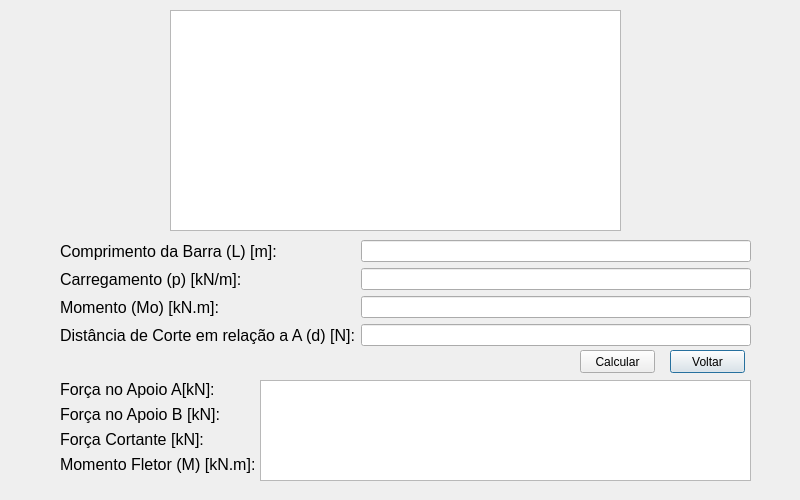
<?xml version="1.0" encoding="UTF-8"?>
<ui version="4.0">
 <class>Dialog</class>
 <widget class="QDialog" name="Dialog">
  <property name="geometry">
   <rect>
    <x>0</x>
    <y>0</y>
    <width>800</width>
    <height>500</height>
   </rect>
  </property>
  <property name="windowTitle">
   <string>Exemplo 4</string>
  </property>
  <widget class="QWidget" name="formLayoutWidget_2">
   <property name="geometry">
    <rect>
     <x>60</x>
     <y>380</y>
     <width>691</width>
     <height>102</height>
    </rect>
   </property>
   <layout class="QFormLayout" name="formLayout_4">
    <item row="2" column="0">
     <widget class="QLabel" name="label_12">
      <property name="font">
       <font>
        <pointsize>12</pointsize>
       </font>
      </property>
      <property name="text">
       <string>Força Cortante [kN]:</string>
      </property>
     </widget>
    </item>
    <item row="3" column="0">
     <widget class="QLabel" name="label_14">
      <property name="font">
       <font>
        <pointsize>12</pointsize>
       </font>
      </property>
      <property name="text">
       <string>Momento Fletor (M) [kN.m]:</string>
      </property>
     </widget>
    </item>
    <item row="3" column="1">
     <widget class="QLabel" name="label_15">
      <property name="font">
       <font>
        <pointsize>12</pointsize>
       </font>
      </property>
      <property name="text">
       <string/>
      </property>
     </widget>
    </item>
    <item row="0" column="0">
     <widget class="QLabel" name="label_16">
      <property name="font">
       <font>
        <pointsize>12</pointsize>
       </font>
      </property>
      <property name="text">
       <string>Força no Apoio A[kN]:</string>
      </property>
     </widget>
    </item>
    <item row="0" column="1">
     <widget class="QLabel" name="label_17">
      <property name="font">
       <font>
        <pointsize>12</pointsize>
       </font>
      </property>
      <property name="text">
       <string/>
      </property>
     </widget>
    </item>
    <item row="1" column="0">
     <widget class="QLabel" name="label_18">
      <property name="font">
       <font>
        <pointsize>12</pointsize>
       </font>
      </property>
      <property name="text">
       <string>Força no Apoio B [kN]:</string>
      </property>
     </widget>
    </item>
    <item row="1" column="1">
     <widget class="QLabel" name="label_19">
      <property name="font">
       <font>
        <pointsize>12</pointsize>
       </font>
      </property>
      <property name="text">
       <string/>
      </property>
     </widget>
    </item>
    <item row="2" column="1">
     <widget class="QLabel" name="label_13">
      <property name="font">
       <font>
        <pointsize>12</pointsize>
       </font>
      </property>
      <property name="text">
       <string/>
      </property>
     </widget>
    </item>
   </layout>
  </widget>
  <widget class="QWidget" name="formLayoutWidget">
   <property name="geometry">
    <rect>
     <x>60</x>
     <y>240</y>
     <width>691</width>
     <height>177</height>
    </rect>
   </property>
   <layout class="QFormLayout" name="formLayout_5">
    <item row="0" column="0">
     <widget class="QLabel" name="label_2">
      <property name="font">
       <font>
        <pointsize>12</pointsize>
       </font>
      </property>
      <property name="text">
       <string>Comprimento da Barra (L) [m]:</string>
      </property>
     </widget>
    </item>
    <item row="0" column="1">
     <widget class="QLineEdit" name="lineEdit_2"/>
    </item>
    <item row="1" column="0">
     <widget class="QLabel" name="label_20">
      <property name="font">
       <font>
        <pointsize>12</pointsize>
       </font>
      </property>
      <property name="text">
       <string>Carregamento (p) [kN/m]:</string>
      </property>
     </widget>
    </item>
    <item row="1" column="1">
     <widget class="QLineEdit" name="lineEdit_4"/>
    </item>
    <item row="2" column="0">
     <widget class="QLabel" name="label_21">
      <property name="font">
       <font>
        <pointsize>12</pointsize>
       </font>
      </property>
      <property name="text">
       <string>Momento (Mo) [kN.m]:</string>
      </property>
     </widget>
    </item>
    <item row="2" column="1">
     <widget class="QLineEdit" name="lineEdit_5"/>
    </item>
    <item row="3" column="0">
     <widget class="QLabel" name="label_22">
      <property name="font">
       <font>
        <pointsize>12</pointsize>
       </font>
      </property>
      <property name="text">
       <string>Distância de Corte em relação a A (d) [N]:</string>
      </property>
     </widget>
    </item>
    <item row="3" column="1">
     <widget class="QLineEdit" name="lineEdit_6"/>
    </item>
   </layout>
  </widget>
  <widget class="QPushButton" name="pushButton_2">
   <property name="geometry">
    <rect>
     <x>670</x>
     <y>350</y>
     <width>75</width>
     <height>23</height>
    </rect>
   </property>
   <property name="text">
    <string>Voltar</string>
   </property>
  </widget>
  <widget class="QTextBrowser" name="textBrowser">
   <property name="geometry">
    <rect>
     <x>170</x>
     <y>10</y>
     <width>451</width>
     <height>221</height>
    </rect>
   </property>
   <property name="html">
    <string>&lt;!DOCTYPE HTML PUBLIC &quot;-//W3C//DTD HTML 4.0//EN&quot; &quot;http://www.w3.org/TR/REC-html40/strict.dtd&quot;&gt;
&lt;html&gt;&lt;head&gt;&lt;meta name=&quot;qrichtext&quot; content=&quot;1&quot; /&gt;&lt;style type=&quot;text/css&quot;&gt;
p, li { white-space: pre-wrap; }
&lt;/style&gt;&lt;/head&gt;&lt;body style=&quot; font-family:'MS Shell Dlg 2'; font-size:8.25pt; font-weight:400; font-style:normal;&quot;&gt;
&lt;p align=&quot;center&quot; style=&quot; margin-top:0px; margin-bottom:0px; margin-left:0px; margin-right:0px; -qt-block-indent:0; text-indent:0px;&quot;&gt;&lt;img src=&quot;:/images/Exercício 9.jpg&quot; /&gt;&lt;/p&gt;&lt;/body&gt;&lt;/html&gt;</string>
   </property>
  </widget>
  <widget class="QPushButton" name="pushButton">
   <property name="geometry">
    <rect>
     <x>580</x>
     <y>350</y>
     <width>75</width>
     <height>23</height>
    </rect>
   </property>
   <property name="text">
    <string>Calcular</string>
   </property>
  </widget>
  <widget class="QLabel" name="label">
   <property name="geometry">
    <rect>
     <x>0</x>
     <y>0</y>
     <width>800</width>
     <height>500</height>
    </rect>
   </property>
   <property name="text">
    <string/>
   </property>
   <property name="pixmap">
    <pixmap resource="resources/resources.qrc">:/images/exercicio4.jpg</pixmap>
   </property>
  </widget>
  <widget class="QTextBrowser" name="textBrowser_2">
   <property name="geometry">
    <rect>
     <x>260</x>
     <y>380</y>
     <width>491</width>
     <height>101</height>
    </rect>
   </property>
  </widget>
  <zorder>label</zorder>
  <zorder>textBrowser_2</zorder>
  <zorder>formLayoutWidget_2</zorder>
  <zorder>formLayoutWidget</zorder>
  <zorder>pushButton_2</zorder>
  <zorder>textBrowser</zorder>
  <zorder>pushButton</zorder>
 </widget>
 <resources>
  <include location="resources/resources.qrc"/>
 </resources>
 <connections>
  <connection>
   <sender>pushButton_2</sender>
   <signal>clicked()</signal>
   <receiver>Dialog</receiver>
   <slot>close()</slot>
   <hints>
    <hint type="sourcelabel">
     <x>987</x>
     <y>371</y>
    </hint>
    <hint type="destinationlabel">
     <x>399</x>
     <y>239</y>
    </hint>
   </hints>
  </connection>
 </connections>
</ui>
